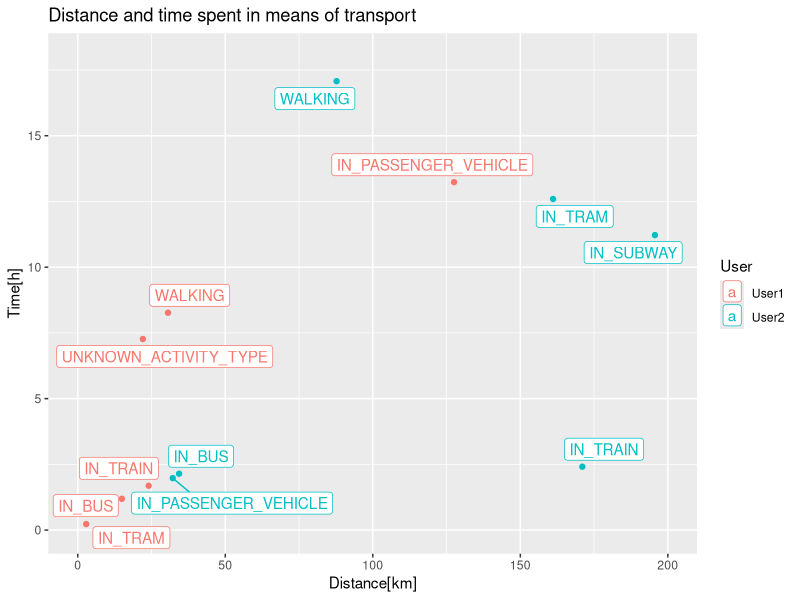

The R script that drew this image:

activity <- read.csv("ActivitySegmenttestData.csv")

library(dplyr)
library(ggplot2)


act <- activity %>% 
  group_by(User, ActivityType) %>% 
  summarise(odl = sum(Distance)/1000, czas = (sum(EndtimeStampInMS)-sum(StartingtimeStampInMS))/(1000*60*60)  )

library(ggrepel)

act %>% 
  ggplot( aes(x = odl, y=czas, label = ActivityType, color=User) ) +
  geom_point() +
  scale_x_continuous(limits = c(0, 200)) +
  scale_y_continuous(limits = c(0, 18)) +
  geom_label_repel() +
  labs(title= "Distance and time spent in means of transport",
       y="Time[h]",
       x="Distance[km]")
